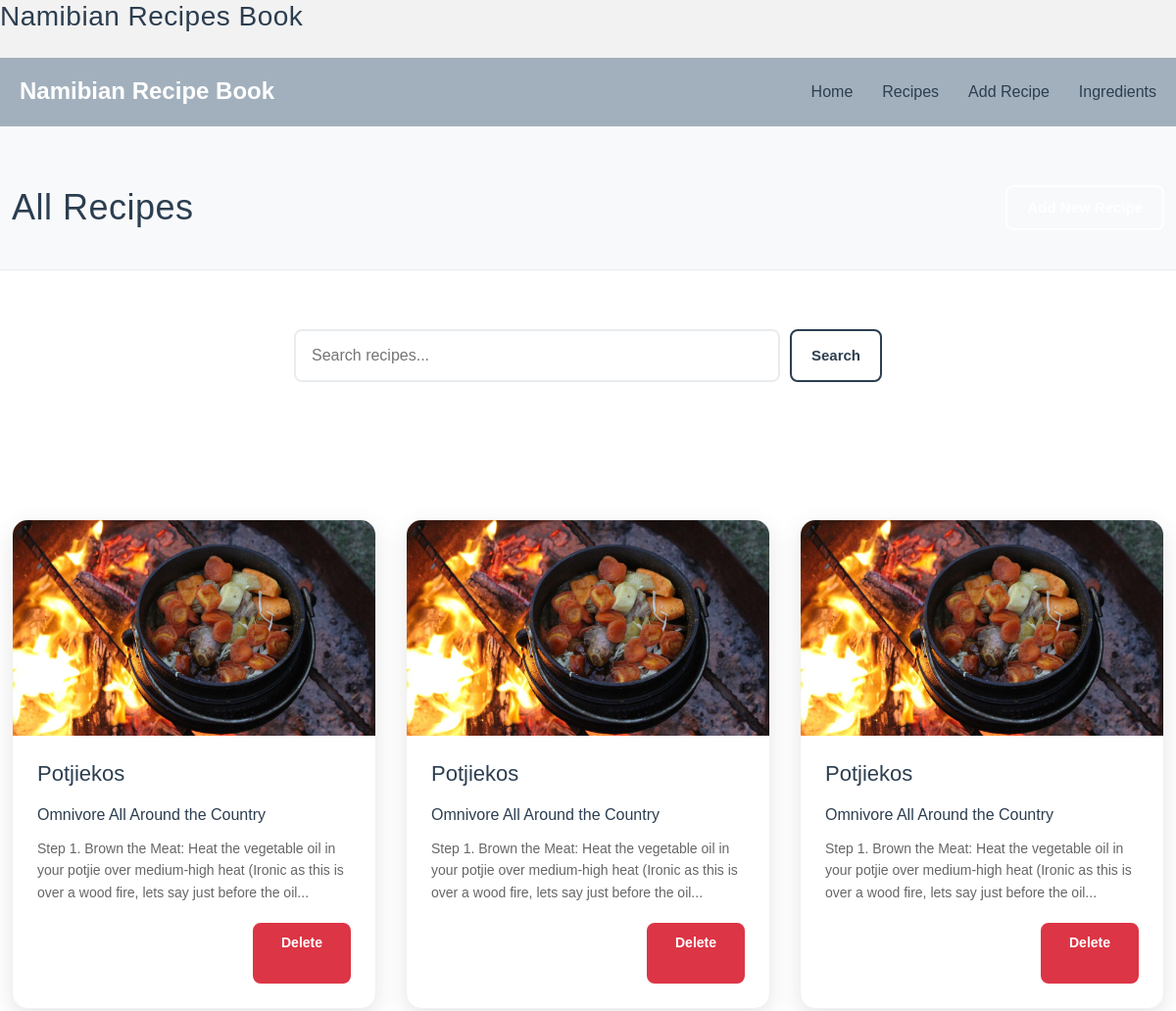
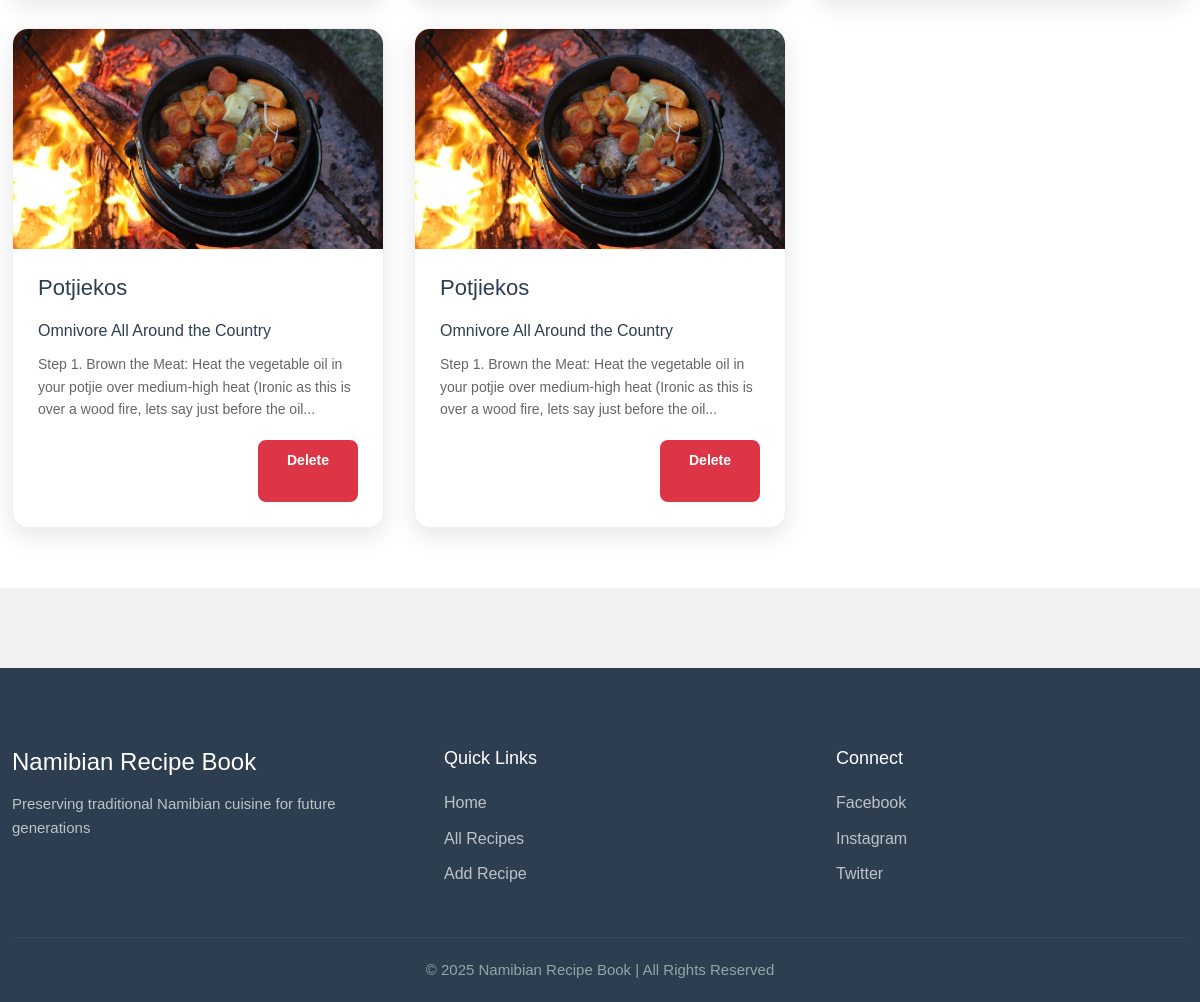
Screenshot of /?page=all-recipes with the database file from the repository (2 pictures, top to bottom).
### tables this page shows
CREATE TABLE IF NOT EXISTS `recipes` (
  `RecipeID` int NOT NULL AUTO_INCREMENT,
  `Name` varchar(255) DEFAULT NULL,
  `Instructions` text,
  `Category` varchar(50) DEFAULT NULL,
  `Region` varchar(50) DEFAULT NULL,
  `CreatedAt` timestamp NULL DEFAULT CURRENT_TIMESTAMP,
  `ImagePath` varchar(255) DEFAULT NULL,
  PRIMARY KEY (`RecipeID`)
);

### controllers/RecipeController.php (called while the page is built, shortened)
<?php
require_once __DIR__ . '/../models/Recipe.php';
class RecipeController
{
    private $model;
    public function __construct($pdo)
    {
        $this->model = new Recipe($pdo);
    }
    public function showList()
    {
        $recipes = $this->model->getAll();
        include __DIR__ . '/../pages/recipes/all-recipes.php';
    }
}

### models/Recipe.php (called while the page is built, shortened)
<?php
class Recipe
{
    private $pdo;
    public function __construct($pdo)
    {
        $this->pdo = $pdo;
    }
    public function getAll()
    {
        $stmt = $this->pdo->query("SELECT * FROM recipes ORDER BY CreatedAt DESC");
        return $stmt->fetchAll(PDO::FETCH_ASSOC);
    }
}

### pages/recipes/all-recipes.php (the view, shortened to what this page needs)
<?php
include_once __DIR__ . '/../../shared/nav.php';
?>
<link rel="stylesheet" href="assets/css/all-recipes.css">
<div class="recipes-header">
    <div class="container">
        <h1>All Recipes</h1>
        <div class="header-actions">
            <a href="?page=add-recipe" class="btn btn-primary">Add New Recipe</a>
        </div>
    </div>
</div>
<section class="search-section">
    <div class="container">
        <form method="GET" class="search-form">
            <div class="search-input-group">
                <input type="text" name="search" placeholder="Search recipes..." value="<?= htmlspecialchars($_GET['search'] ?? '') ?>">
                <button type="submit" class="btn btn-search">Search</button>
            </div>
        </form>
    </div>
</section>
<section class="recipes-section">
    <div class="container">
        <?php if (!empty($recipes)): ?>
            <div class="recipes-grid">
                <?php foreach ($recipes as $recipe): ?>
                    <div class="recipe-card">
                        <?php if (!empty($recipe['ImagePath'])): ?>
                            <div class="recipe-image">
                                <img src="<?= htmlspecialchars($recipe['ImagePath']) ?>" alt="<?= htmlspecialchars($recipe['Name']) ?>">
                            </div>
                        <?php else: ?>
                            <div class="recipe-image-placeholder">
                                <span>No Image</span>
                            </div>
                        <?php endif; ?>
                        <div class="recipe-content">
                            <h3><?= htmlspecialchars($recipe['Name']) ?></h3>
                            <div class="recipe-meta">
                                <span class="category"><?= htmlspecialchars($recipe['Category']) ?></span>
                                <span class="region"><?= htmlspecialchars($recipe['Region']) ?></span>
                            </div>
                            <p class="recipe-description"><?= htmlspecialchars(substr($recipe['Instructions'], 0, 150)) ?>...</p>
                            <div class="recipe-actions">
                                <a href="?page=single-recipe&id=<?= $recipe['RecipeID'] ?>" class="btn btn-primary">View Recipe</a>
                                <a href="?page=edit-recipe&id=<?= $recipe['RecipeID'] ?>" class="btn btn-primary">Edit</a>
                                <a href="?page=delete-recipe&id=<?= $recipe['RecipeID'] ?>"
                                    class="btn btn-danger"
                                    onclick="return confirm('Are you sure you want to delete this recipe?')">Delete</a>
                            </div>
                        </div>
                    </div>
                <?php endforeach; ?>
            </div>
        <?php endif; ?>
    </div>
</section>

### assets/css/main.css (style rules this page uses)
:root { --default: #f2f2f2f2; --text-color: #2c3e50; --border-color: #635120; --button-hover: #c0392b; --bg-color: #d6a355; --secondary-bg: #f8f9fa;; --accent-color: #3498db; }
body { font-family: "Poppins", sans-serif; background-color: var(--default); color: var(--text-color); margin: 0; padding: 0; line-height: 1.6; }
.container { max-width: 1200px; margin-top: 20px; }
h1 { font-size: 28px; color: var(--text-color); margin-bottom: 25px; letter-spacing: 0.5px; }
p { font-size: 15px; line-height: 1.6; color: var(--text-color); margin-top: 10px; }
form { width: 100%; max-width: 500px; display: flex; flex-direction: column; gap: 10px; }
input, textarea { width: 100%; padding: 10px 12px; font-size: 14px; border: 1px solid var(--border-color); border-radius: 4px; background-color: #ffffff; color: var(--text-color); transition: border-color 0.3s ease; box-sizing: border-box; }
button, .btn { display: inline-block; padding: 10px 20px; font-size: 15px; font-weight: 600; border-radius: 8px; border: 2px solid transparent; cursor: pointer; text-align: center; text-decoration: none; transition: all 0.3s ease; }
.btn { background-color: #fff; color: var(--text-color); border-color: var(--text-color); }
.btn-primary { background-color: var(--button-color); color: #fff; border-color: var(--button-color); }
.btn-danger { background-color: #dc3545; color: #fff; border-color: #dc3545; }

### assets/css/all-recipes.css (style rules this page uses)
.recipes-header { background: #f8f9fa; padding: 40px 0; border-bottom: 1px solid #e9ecef; }
.recipes-header .container { display: flex; justify-content: space-between; align-items: center; }
.recipes-header h1 { margin: 0; font-size: 36px; color: var(--text-color); }
.search-section { padding: 40px 0; background: #ffffff; }
.search-form { max-width: 600px; margin: 0 auto; }
.search-input-group { display: flex; gap: 10px; }
.search-input-group input { flex: 1; padding: 12px 16px; border: 2px solid #e9ecef; border-radius: 8px; font-size: 16px; }
.recipes-section { padding: 60px 0; background: #ffffff; }
.recipes-grid { display: grid; grid-template-columns: repeat(auto-fit, minmax(350px, 1fr)); gap: 30px; margin-top: 40px; }
.recipe-card { background: #ffffff; border-radius: 16px; box-shadow: 0 8px 25px rgba(0, 0, 0, 0.1); overflow: hidden; transition: all 0.3s ease; border: 1px solid #f0f0f0; }
.recipe-image { height: 220px; overflow: hidden; position: relative; }
.recipe-image img { width: 100%; height: 100%; object-fit: cover; transition: transform 0.3s ease; }
.recipe-content { padding: 25px; }
.recipe-content h3 { font-size: 22px; margin-bottom: 15px; color: var(--text-color); line-height: 1.3; }
.recipe-description { color: #666; margin-bottom: 20px; line-height: 1.6; font-size: 14px; }
.recipe-actions { display: flex; gap: 10px; flex-wrap: wrap; }
.recipe-actions .btn { padding: 8px 16px; font-size: 14px; flex: 1; min-width: 80px; text-align: center; }

### rows the page displays
recipes: ImagePath (picture), Name "Potjiekos", Category "Omnivore", Region "All Around the Country", Instructions "Step 1. Brown the Meat: Heat the vegetable oil in your potjie over medium-high heat (Ironic as this is over a wood fire, lets say just before the oil"
recipes: ImagePath (picture), Name "Potjiekos", Category "Omnivore", Region "All Around the Country", Instructions "Step 1. Brown the Meat: Heat the vegetable oil in your potjie over medium-high heat (Ironic as this is over a wood fire, lets say just before the oil"
recipes: ImagePath (picture), Name "Potjiekos", Category "Omnivore", Region "All Around the Country", Instructions "Step 1. Brown the Meat: Heat the vegetable oil in your potjie over medium-high heat (Ironic as this is over a wood fire, lets say just before the oil"
recipes: ImagePath (picture), Name "Potjiekos", Category "Omnivore", Region "All Around the Country", Instructions "Step 1. Brown the Meat: Heat the vegetable oil in your potjie over medium-high heat (Ironic as this is over a wood fire, lets say just before the oil"
recipes: ImagePath (picture), Name "Potjiekos", Category "Omnivore", Region "All Around the Country", Instructions "Step 1. Brown the Meat: Heat the vegetable oil in your potjie over medium-high heat (Ironic as this is over a wood fire, lets say just before the oil"
